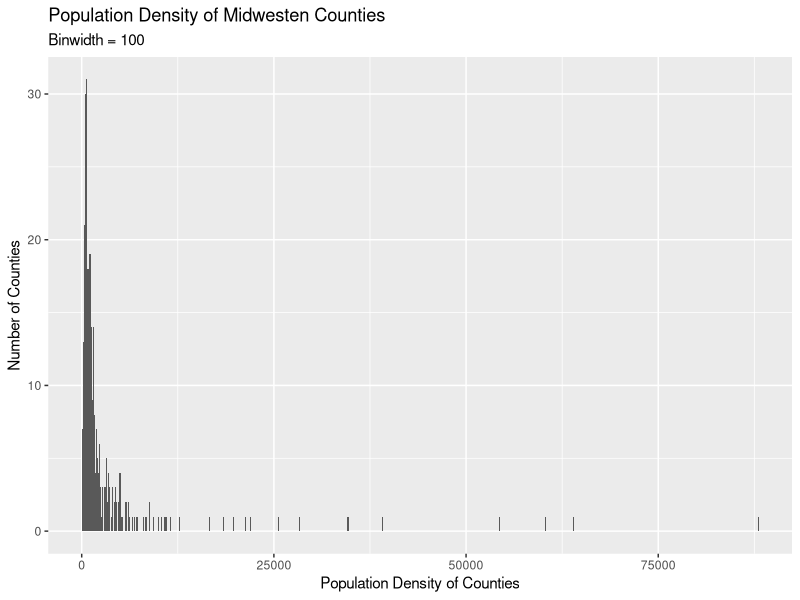
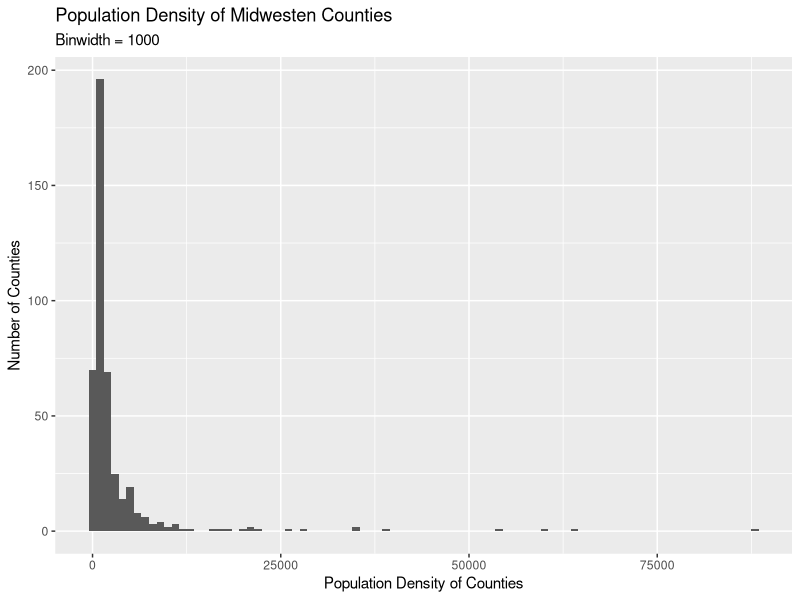
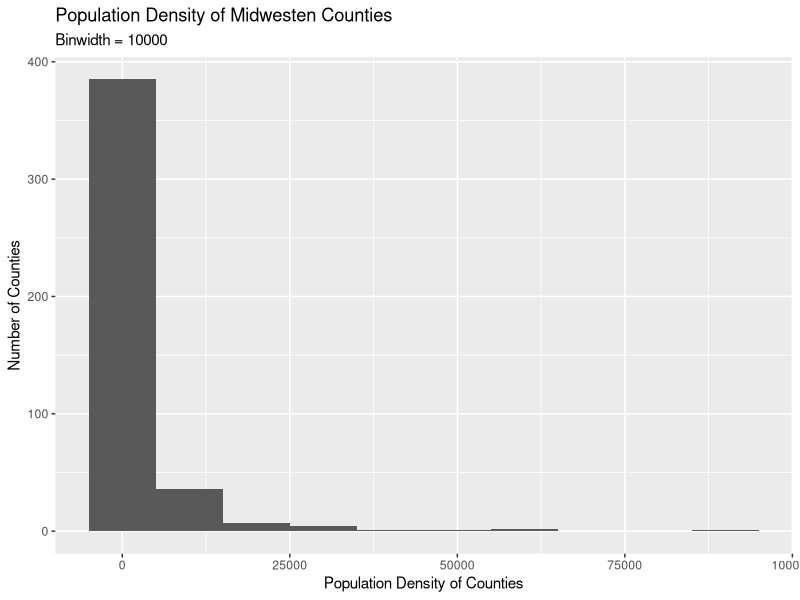
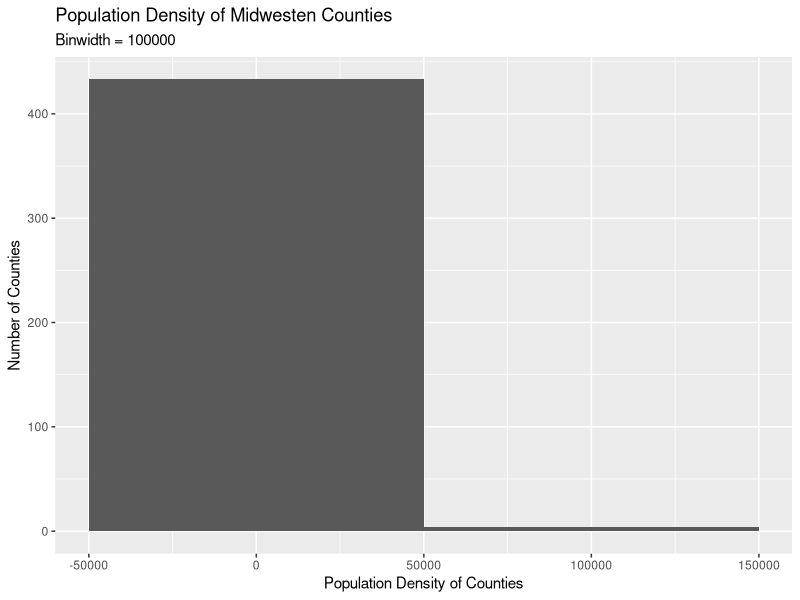
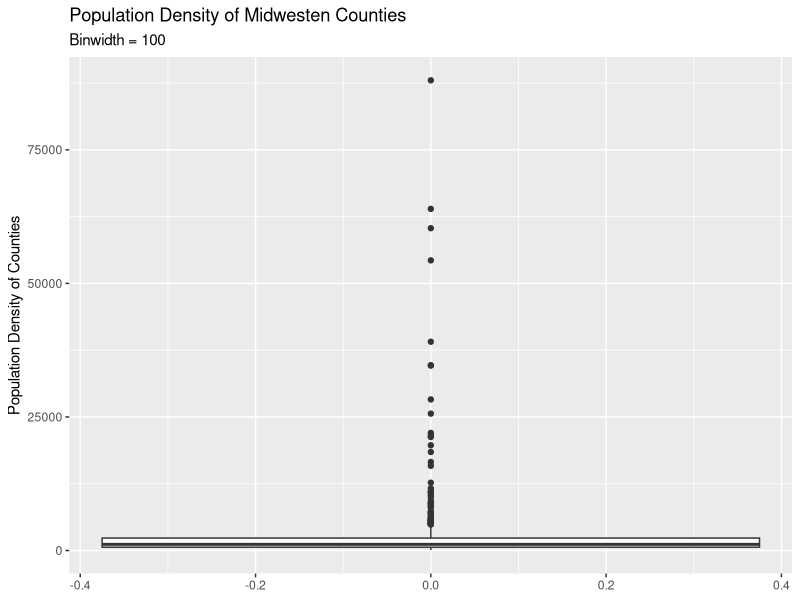
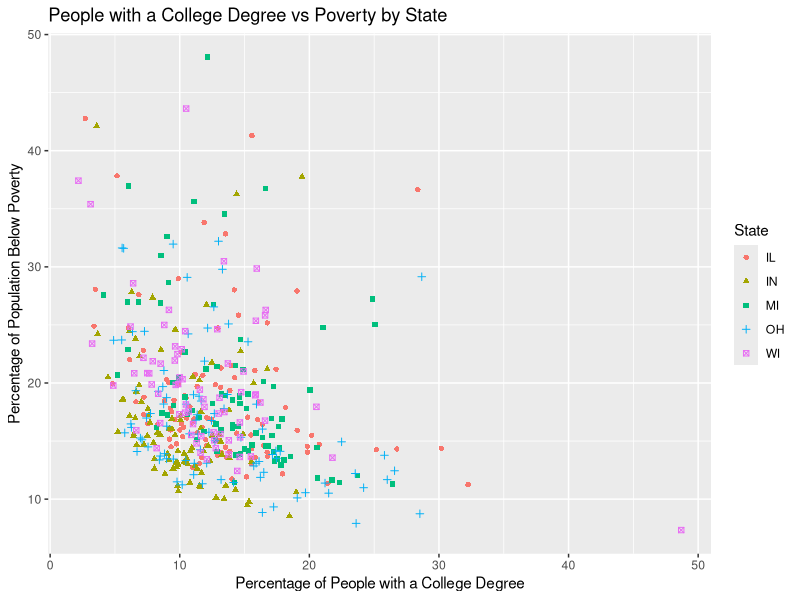

Reproduce these figures in R, in order.
## ---- chunk 1
library(tidyverse)
## ---- chunk 2
ggplot(midwest, aes(x = popdensity)) +
  geom_histogram(binwidth = 100) +
  labs(
    x = "Population Density of Counties",
    y = "Number of Counties", 
    title = "Population Density of Midwesten Counties",
    subtitle = "Binwidth = 100"
  ) 
## ---- chunk 3
ggplot(midwest, aes(x = popdensity)) +
  geom_histogram(binwidth = 1000) +
  labs(
    x = "Population Density of Counties",
    y = "Number of Counties", 
    title = "Population Density of Midwesten Counties",
    subtitle = "Binwidth = 1000"
  ) 
## ---- chunk 4
ggplot(midwest, aes(x = popdensity)) +
  geom_histogram(binwidth = 10000) +
  labs(
    x = "Population Density of Counties",
    y = "Number of Counties", 
    title = "Population Density of Midwesten Counties",
    subtitle = "Binwidth = 10000"
  ) 

## ---- chunk 5
ggplot(midwest, aes(x = popdensity)) +
  geom_histogram(binwidth = 100000) +
  labs(
    x = "Population Density of Counties",
    y = "Number of Counties", 
    title = "Population Density of Midwesten Counties",
    subtitle = "Binwidth = 100000"
  ) 
## ---- chunk 6
ggplot(midwest, aes(y = popdensity)) +
  geom_boxplot() +
  labs(
      y = "Population Density of Counties", 
    title = "Population Density of Midwesten Counties",
    subtitle = "Binwidth = 100"
  )

## ---- chunk 7
ggplot(midwest, aes(x = percbelowpoverty, y = percollege, color = state, shape = state)) +
  geom_point() +
  labs(
    color = "State",
    shape = "State",
    x = "Percentage of People with a College Degree",
    y = "Percentage of Population Below Poverty",
    title = "People with a College Degree vs Poverty by State"
  )
